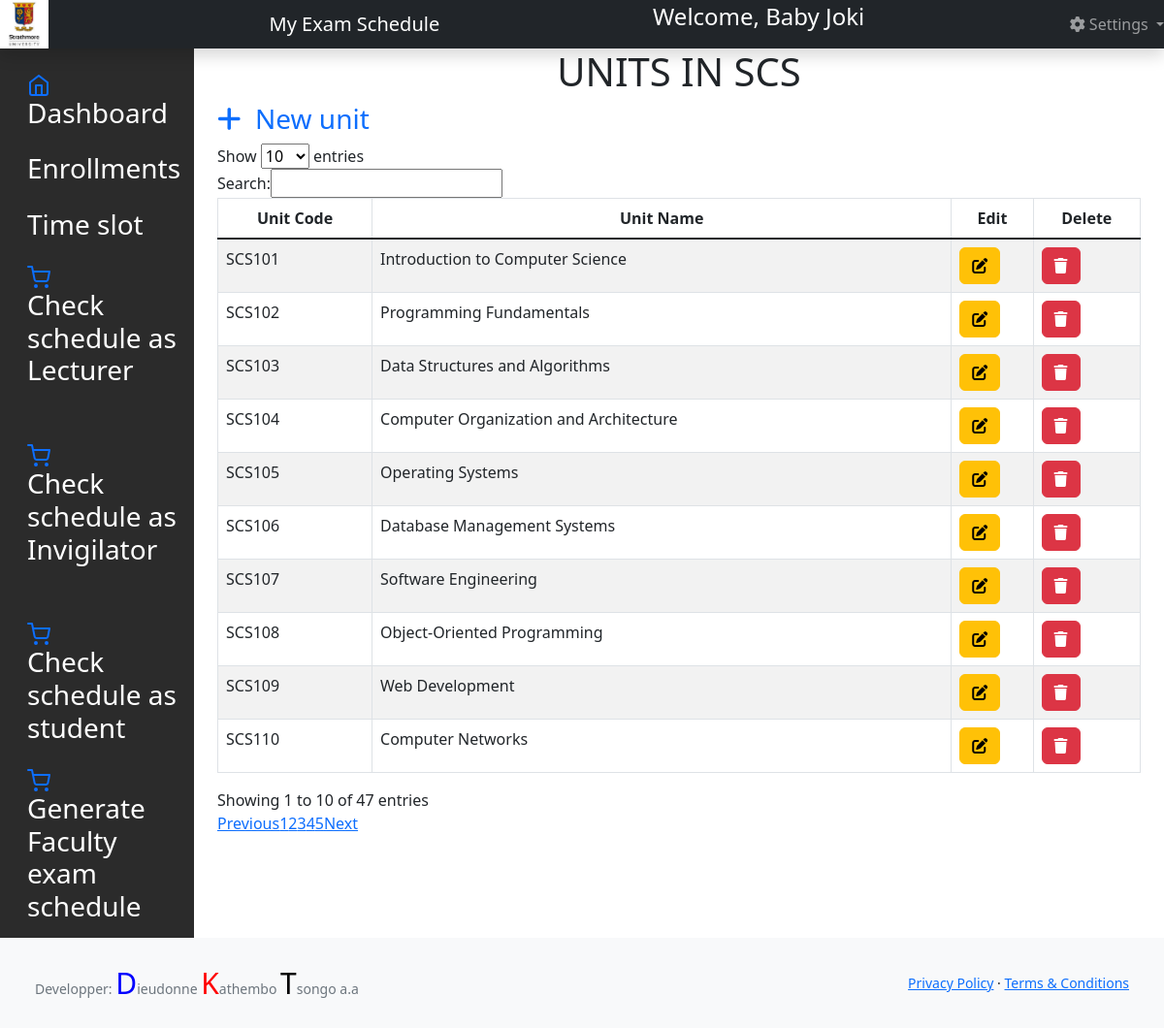
/system/read_subjects_scs.php (signed in), run on the app's committed database.
### tables this page shows
CREATE TABLE `subjects_scs` (
  `subject_code` varchar(255) NOT NULL,
  `subject_name` varchar(255) DEFAULT NULL
);

### system/read_subjects_scs.php (the view, shortened to what this page needs)
<?php
	  include 'dbcon.php';
	  include 'header.php';
 ?>
<div class="container-fluid">
  <div class="row">
  <?php include "scs_facadmin_sidebar.php";?>
<main class="col-md-9 ms-sm-auto col-lg-10 px-md-4">
<div class="wrapper">
	<div class="">
		<div class="col-lg-12">
			<div class="panel panel-default">
                <div class="panel-heading">
                    <h1 style="text-align: center;">UNITS IN SCS</h1>
                    <h3><a href="create_subjects_scs.php" style="text-decoration:none;"><span class="fas fa-plus"></span>&nbsp; New unit</a></h3>
                </div>
                <div class="panel-body">
                	<div class="table-responsive">
						<table cellpadding="0" cellspacing="0" border="0" class="table table-striped table-bordered" id="example">
							<thead>
								<tr>
									<th style="text-align: center;">Unit Code</th>
                                    <th style="text-align: center;">Unit Name</th>
                                    <th style="text-align: center;">Edit</th>
									<th style="text-align: center;">Delete</th>
								</tr>
							</thead>
							<tbody>
								<?php
									$select_stmt = $conn->prepare("SELECT * FROM subjects_scs");
									$select_stmt->execute();
									while($row=$select_stmt->fetch(PDO::FETCH_ASSOC))
								{
								?>
							    <tr>
						    		<td><?php echo $row['subject_code']; ?></td>
                                    <td><?php echo $row['subject_name']; ?></td>
                                    <td><a href="edit_subjects_scs.php?update_id=<?php echo $row['subject_code']; ?>" class="btn btn-warning"><i class="fas fa-edit"></i></a></td>
									<td><a href="?delete_id=<?php echo $row['subject_code']; ?>" class="btn btn-danger"><i class="fas fa-trash"></a></td>
								</tr>
								<?php
								}
								?>
							</tbody>
						</table>
					</div>
                </div>
		    </div>
        </div>
	</div>
</div>
</main>
<?php require 'footer.php' ?>

### data on the page
subjects_scs: subject_code "SCS110", subject_name "Computer Networks"
subjects_scs: subject_code "SCS104", subject_name "Computer Organization and Architecture"
subjects_scs: subject_code "SCS103", subject_name "Data Structures and Algorithms"
subjects_scs: subject_code "SCS106", subject_name "Database Management Systems"
subjects_scs: subject_code "SCS101", subject_name "Introduction to Computer Science"
subjects_scs: subject_code "SCS108", subject_name "Object-Oriented Programming"
subjects_scs: subject_code "SCS105", subject_name "Operating Systems"
subjects_scs: subject_code "SCS102", subject_name "Programming Fundamentals"
subjects_scs: subject_code "SCS107", subject_name "Software Engineering"
subjects_scs: subject_code "SCS109", subject_name "Web Development"

### other printed values
$_SESSION["username"] "Baby Joki"
